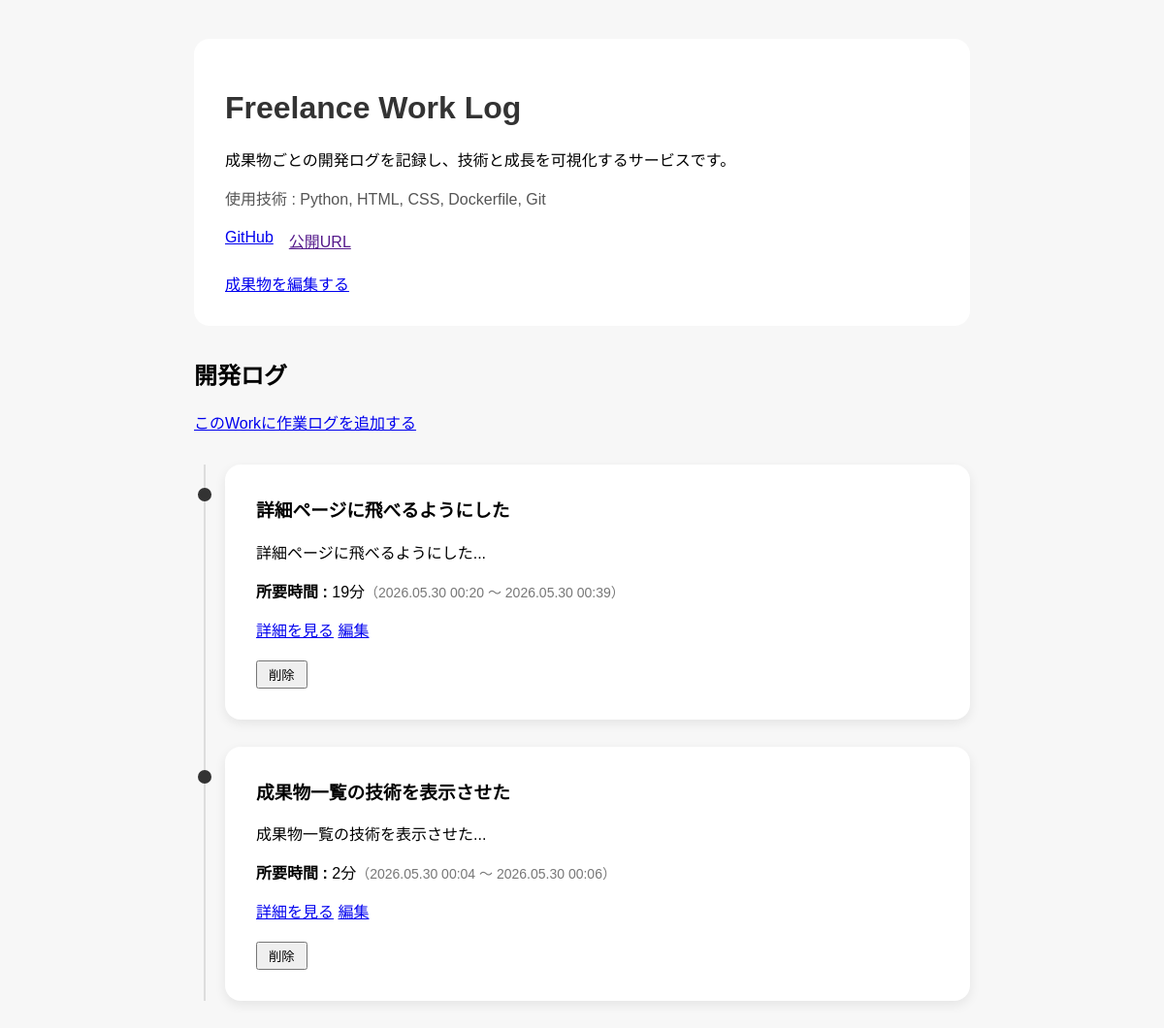
The app's page /works-page/1, older data.
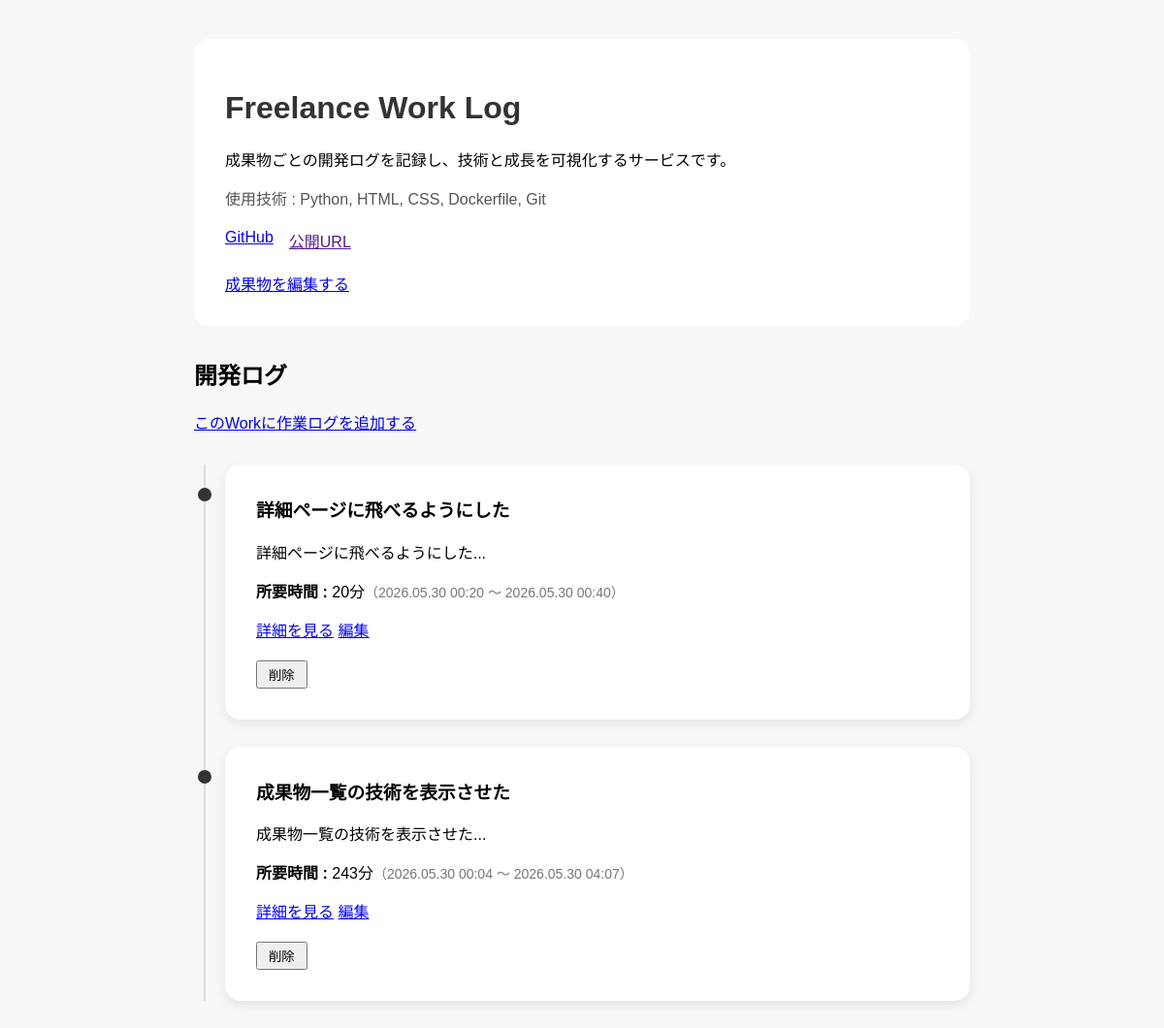
The same page, newer data.
### app/models.py (models this page shows)
class Work(Base):
    __tablename__ = "works"
    id = Column(Integer, primary_key=True, index=True)
    title = Column(String, nullable=False)
    description = Column(Text, nullable=False)
    github_url = Column(String)
    app_url = Column(String)
    tech_stack = Column(String)
    posts = relationship(
        "Post",
        back_populates="work"
    )
    created_at = Column(DateTime, default=datetime.now)

class Post(Base):
    __tablename__ = "posts"
    id = Column(Integer, primary_key=True, index=True)
    title = Column(String)
    content = Column(String)
    task_type = Column(String)
    start_time = Column(DateTime)
    end_time = Column(DateTime)
    work_time_minutes = Column(Integer)
    work_id = Column(Integer, ForeignKey("works.id"))
    work = relationship(
        "Work",
        back_populates="posts"
    )
    created_at = Column(DateTime, default=datetime.now)

### app/main.py (the view)
@app.get("/works-page/{work_id}")
def work_detail_page(
    work_id: int,
    request: Request,
    db: Session = Depends(get_db)
):
    work = (
        db.query(models.Work)
        .filter(models.Work.id == work_id)
        .first()
    )
    posts = (
        db.query(models.Post)
        .filter(models.Post.work_id == work_id)
        .order_by(models.Post.start_time.desc())
        .all()
    )
    return templates.TemplateResponse(
        request,
        "work_detail.html",
        {
            "work": work,
            "posts": posts
        }
    )

### app/templates/work_detail.html (shortened to what this page needs)
<!DOCTYPE html>
<html>
<head>
    <link rel="stylesheet" href="/static/style.css">
</head>
<body>
<div class="work-detail">
  <h1>{{ work.title }}</h1>
  <p>{{ work.description }}</p>
  <p class="work-meta">使用技術 : {{ work.tech_stack }}</p>
  <div class="work-links">
    <a href="{{ work.github_url }}">GitHub</a>
    <a href="{{ work.public_url }}">公開URL</a>
  </div>
  <a href="/works-page/{{ work.id }}/edit">成果物を編集する</a>
</div>
<h2>開発ログ</h2>
<a href="/posts-page/new?work_id={{ work.id }}">このWorkに作業ログを追加する</a>
<div class="timeline">
  {% for post in posts %}
    <div class="timeline-item">
      <div class="timeline-marker"></div>
      <div class="timeline-card">
          <h3>{{ post.title }}</h3>
          <p>{{ post.content[:80] }}...</p>
          <p>
            <strong>所要時間 :</strong>
            {{ post.work_time_minutes }}分<span class="timeline-date">（{{ post.start_time.strftime('%Y.%m.%d %H:%M') }} 〜 {{ post.end_time.strftime('%Y.%m.%d %H:%M') }}）</span>
          </p>
        <a href="/posts-page/{{ post.id }}">詳細を見る</a>
        <a href="/posts-page/{{ post.id }}/edit">編集</a>
        <form action="/posts-page/{{ post.id }}/delete" method="post">
            <button type="submit">削除</button>
        </form>
      </div>
    </div>
  {% endfor %}
</div>
</body>
</html>

### app/static/style.css (style rules this page uses)
body { font-family: sans-serif; max-width: 800px; margin: 40px auto; padding: 0 20px; background: #f7f7f7; }
h1 { color: #333; }
form { background: white; padding: 20px 20px 0 0; border-radius: 12px; }
button { padding: 3px 11px; cursor: pointer; }
.work-detail { background: #fff; padding: 32px; border-radius: 16px; margin-bottom: 32px; }
.work-meta { margin: 16px 0; color: #555; }
.work-links { display: flex; gap: 16px; margin: 20px 0; }
.timeline { position: relative; margin-top: 32px; padding-left: 32px; }
.timeline::before { content: ""; position: absolute; left: 10px; top: 0; bottom: 0; width: 2px; background: #ddd; }
.timeline-item { position: relative; margin-bottom: 28px; }
.timeline-marker { position: absolute; left: -28.5px; top: 24px; width: 14px; height: 14px; background: #333; border-radius: 50%; }
.timeline-card { background: #fff; border-radius: 16px; padding: 32px; box-shadow: 0 4px 12px rgba(0,0,0,0.08); }
.timeline-date { color: #777; font-size: 14px; margin-bottom: 8px; }
.timeline-card h3 { margin-top: 0; }

Row changes from the older to the newer data that the page shows:
changed Post "詳細ページに飛べるようにした": work_time_minutes "19" → "20"; end_time "2026.05.30 00:39" → "2026.05.30 00:40"
changed Post "成果物一覧の技術を表示させた": work_time_minutes "2" → "243"; end_time "2026.05.30 00:06" → "2026.05.30 04:07"
